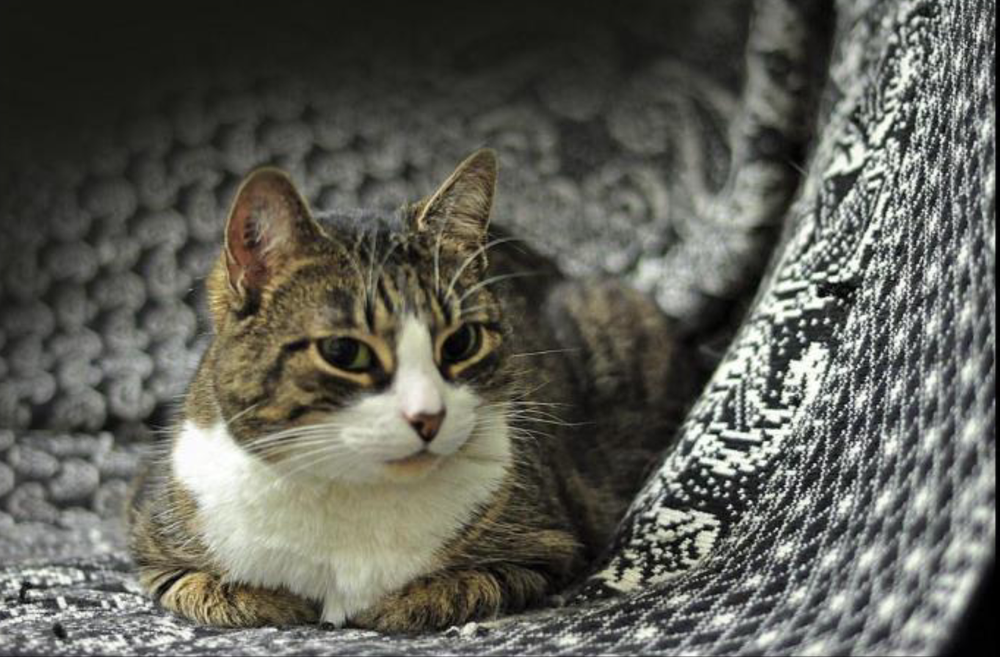
#> input picture HW1/Part_B/cat.png, 1000 x 657 px, shrunk from 1638 x 1076 before the run
$ jupyter execute HW1_ICA_PartB.ipynb
#> lines starting #> are read from the running program, lines starting #| are printed output that depends on the picture; after the words box and inside, x2 and y2 are one past the last pixel; in counts of white or black regions, pixels touching at a corner belong together
## HW01-ICA :: Part B
### Adam Nelson-Archer, 2140122

All paths are relative to this notebook location (`Part B/`).

[cell 1]
from pathlib import Path

import numpy as np
import matplotlib.pyplot as plt

try:
    import cv2
except ImportError as e:
    raise ImportError(
        "OpenCV is not installed."
    ) from e

print("cv2 version:", cv2.__version__)

## (a) Load image (BGR), convert to RGB, plot with Matplotlib

[cell 2]
# Here we load image
# OpenCV reads color images as BGR by default

img_path = Path("cat.png")

bgr = cv2.imread(str(img_path), cv2.IMREAD_COLOR)
#> bgr is the input picture: shape (657, 1000, 3); mean B, G, R 87, 95.1, 95
if bgr is None:
    raise ValueError("cv2.imread returned None. The file may be unreadable or corrupted.")

rgb = cv2.cvtColor(bgr, cv2.COLOR_BGR2RGB)

fig, ax = plt.subplots(1, 1, figsize=(9, 6), constrained_layout=True)
ax.imshow(rgb)
ax.set_title("RGB image (displayed with Matplotlib)")
ax.axis("off")
plt.show()

## (b) Print pixels, height, width, channels (color image)

[cell 3]
h, w, c = bgr.shape
#> h = 657; w = 1000; c = 3
num_pixels = h * w
#> num_pixels = 657000

print("Loaded:", img_path)
print("Number of pixels:", num_pixels)
#| Number of pixels: 657000
print("Height:", h)
#| Height: 657
print("Width:", w)
#| Width: 1000
print("Channels:", c)
#| Channels: 3

## (c) Isolate Red, Green, Blue channels and plot them

[cell 4]
# rgb is HxWx3 with channels ordered [R, G, B]
r = rgb[:, :, 0]
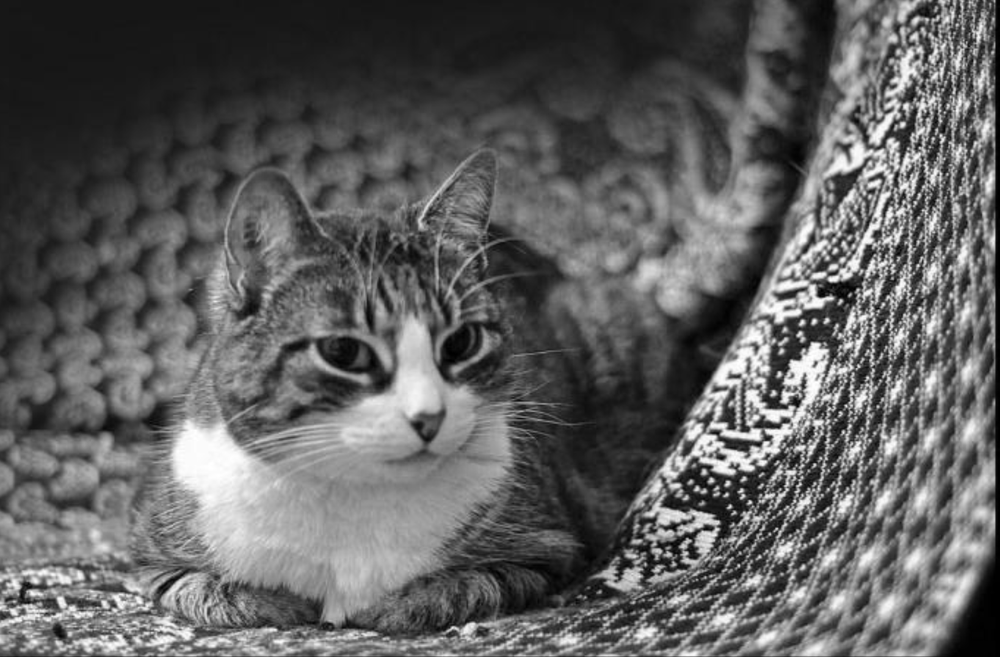
#> r: shape (657, 1000); min 0, max 255, mean 95
g = rgb[:, :, 1]
b = rgb[:, :, 2]
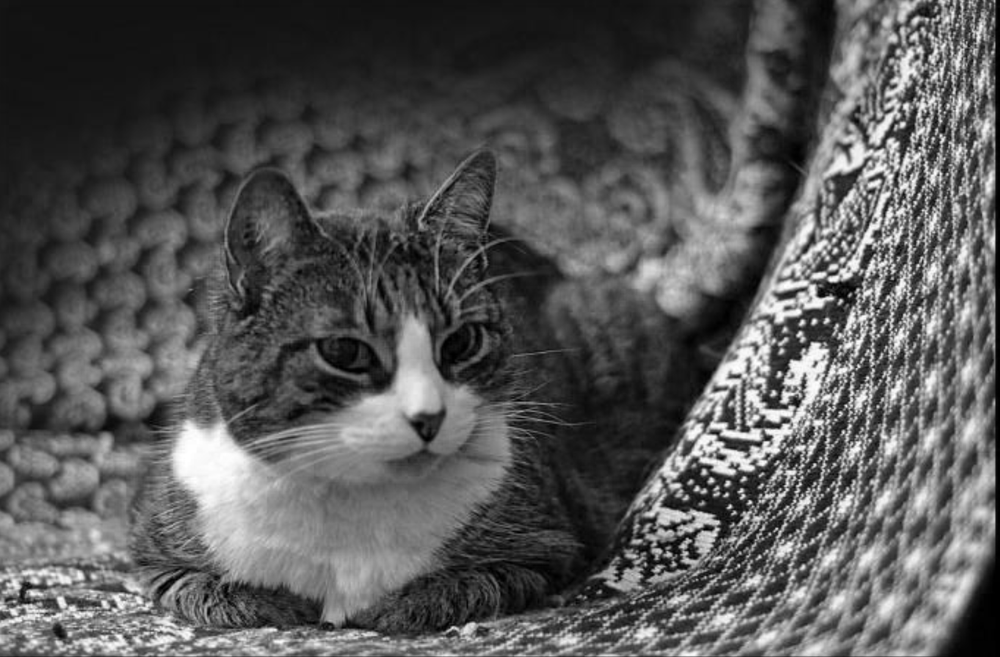
#> b: shape (657, 1000); min 0, max 255, mean 87

fig, ax = plt.subplots(1, 3, figsize=(15, 5), constrained_layout=True)
ax[0].imshow(r, cmap="Reds")
ax[0].set_title("Red channel")
ax[0].axis("off")

ax[1].imshow(g, cmap="Greens")
ax[1].set_title("Green channel")
ax[1].axis("off")

ax[2].imshow(b, cmap="Blues")
ax[2].set_title("Blue channel")
ax[2].axis("off")

plt.show()
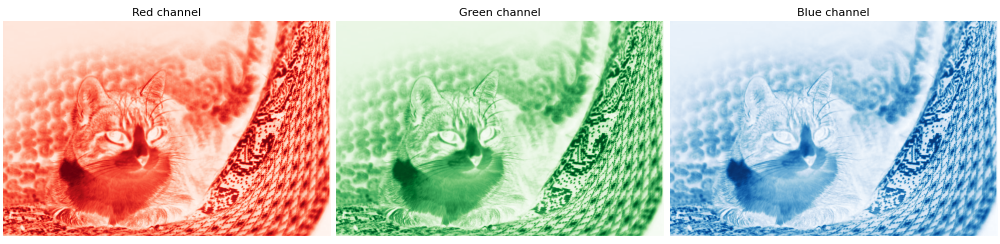
#> figure drawn by matplotlib, 3 panels

## (d) Compute and plot unnormalized histograms for R, G, B channels

[cell 5]
# Unnormalized histogram: raw counts per intensity bin
hist_r = cv2.calcHist([r], [0], None, [256], [0, 256]).ravel()
#> hist_r = 256 values, max 11989 at index 23, min 31 at index 255, mean 2566.4
hist_g = cv2.calcHist([g], [0], None, [256], [0, 256]).ravel()
#> hist_g = 256 values, max 12457 at index 24, min 309 at index 255, mean 2566.4
hist_b = cv2.calcHist([b], [0], None, [256], [0, 256]).ravel()
#> hist_b = 256 values, max 11806 at index 19, min 86 at index 255, mean 2566.4

x = np.arange(256)

plt.figure(figsize=(10, 5))
plt.plot(x, hist_r, color="red", label="Red")
plt.plot(x, hist_g, color="green", label="Green")
plt.plot(x, hist_b, color="blue", label="Blue")
plt.title("Unnormalized histograms (RGB channels)")
plt.xlabel("Intensity")
plt.ylabel("Count")
plt.xlim(0, 255)
plt.legend()
plt.grid(alpha=0.25)
plt.show()
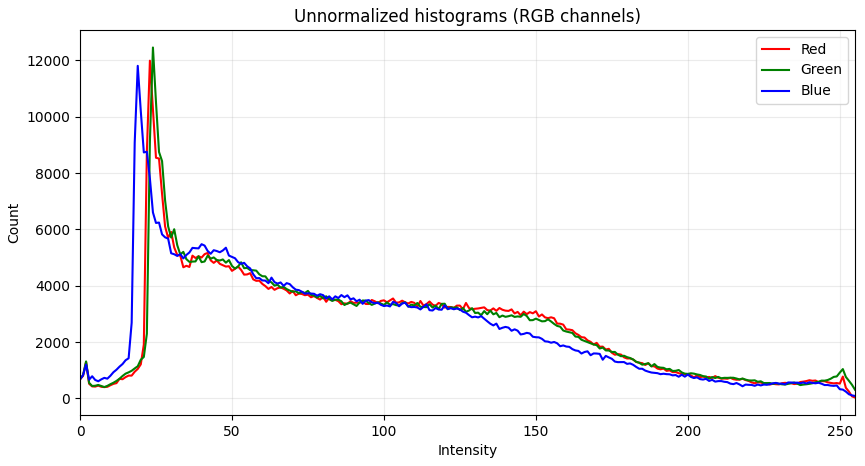
#> figure drawn by matplotlib, 1 panel; curve peaks at x = 23, y = 11989; curve peaks at x = 24, y = 12457; curve peaks at x = 19, y = 11806

## (e) Convert to grayscale and plot

[cell 6]
gray = cv2.cvtColor(bgr, cv2.COLOR_BGR2GRAY)

fig, ax = plt.subplots(1, 1, figsize=(9, 6), constrained_layout=True)
ax.imshow(gray, cmap="gray")
ax.set_title("Grayscale image")
ax.axis("off")
plt.show()

## (f) Print pixels, height, width, channels (grayscale image)

[cell 7]
h_g, w_g = gray.shape
#> h_g = 657; w_g = 1000
num_pixels_g = h_g * w_g
#> num_pixels_g = 657000
channels_g = 1

print("Number of pixels:", num_pixels_g)
#| Number of pixels: 657000
print("Height:", h_g)
#| Height: 657
print("Width:", w_g)
#| Width: 1000
print("Channels:", channels_g)

## (g) Compute and plot unnormalized histogram (grayscale)

[cell 8]
hist_gray = cv2.calcHist([gray], [0], None, [256], [0, 256]).ravel()
#> hist_gray = 256 values, max 12150 at index 23, min 18 at index 255, mean 2566.4

x = np.arange(256)
plt.figure(figsize=(10, 5))
plt.plot(x, hist_gray, color="black")
plt.title("Unnormalized histogram (grayscale)")
plt.xlabel("Intensity")
plt.ylabel("Count")
plt.xlim(0, 255)
plt.grid(alpha=0.25)
plt.show()
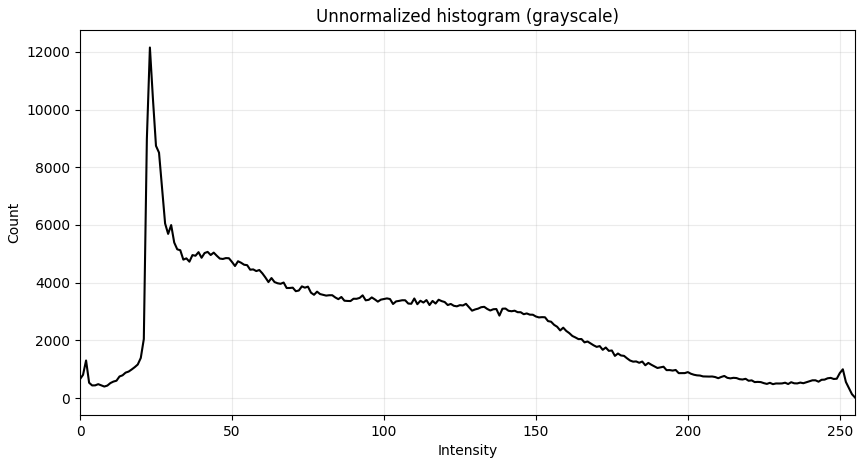
#> figure drawn by matplotlib, 1 panel; curve peaks at x = 23, y = 12150

## (h) Apply a binary threshold and plot

[cell 9]
# This threshold was chosen arbitrarily, it could change
threshold_value = 128
_, thresh = cv2.threshold(gray, threshold_value, 255, cv2.THRESH_BINARY)
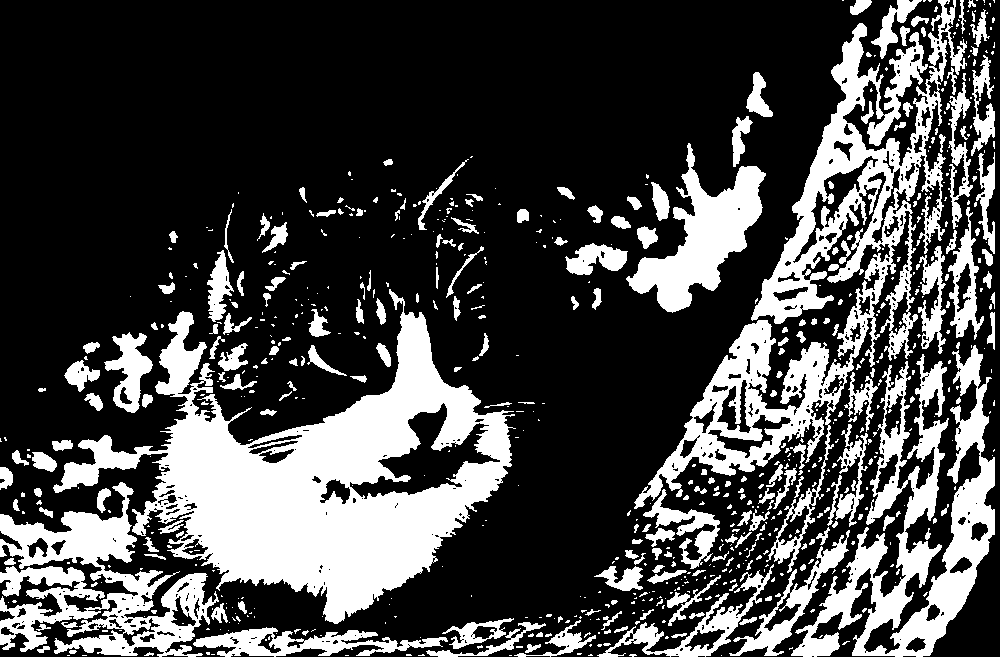
#> thresh: shape (657, 1000); 27.9% white; 729 white regions (490 under 20 px), largest, box (x1, y1, x2, y2) and area: (53, 289, 516, 624) 55417, (634, 0, 967, 573) 35057, (791, 345, 995, 657) 20282

print("Threshold value used:", threshold_value)
print("Unique values in thresholded image:", np.unique(thresh))
#| Unique values in thresholded image: [  0 255]

fig, ax = plt.subplots(1, 1, figsize=(9, 6), constrained_layout=True)
ax.imshow(thresh, cmap="gray")
ax.set_title("Binary thresholded image")
ax.axis("off")
plt.show()

## (i) Compute and plot unnormalized histogram (thresholded image)

[cell 10]
hist_thresh = cv2.calcHist([thresh], [0], None, [256], [0, 256]).ravel()
#> hist_thresh = 256 values, max 473975 at index 0, min 0 at index 1, mean 2566.4

x = np.arange(256)
plt.figure(figsize=(10, 5))
plt.plot(x, hist_thresh, color="purple")
plt.title("Unnormalized histogram (binary thresholded)")
plt.xlabel("Intensity")
plt.ylabel("Count")
plt.xlim(0, 255)
plt.grid(alpha=0.25)
plt.show()
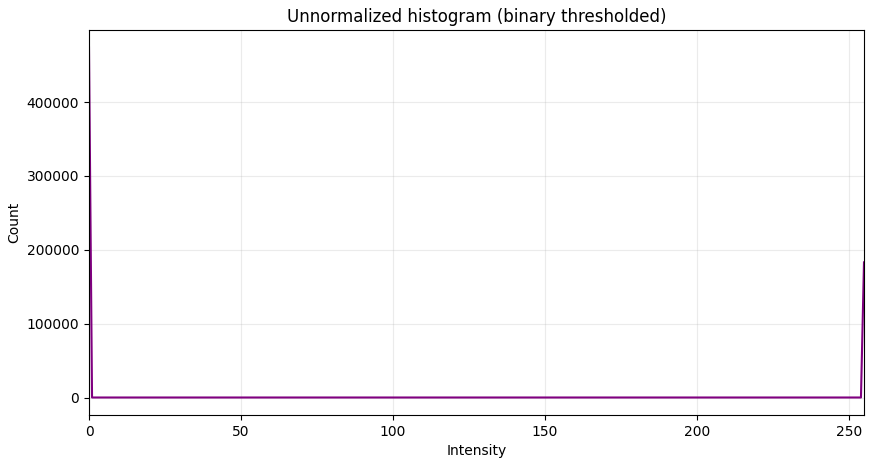
#> figure drawn by matplotlib, 1 panel; curve peaks at x = 0, y = 473975
